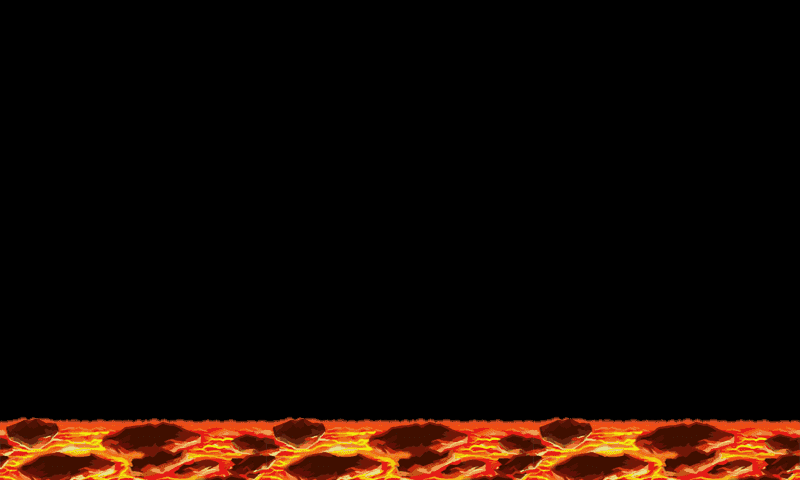

This game map was drawn from its Tiled (.tmx) file and the tilesets committed beside it. A one-line description and the trimmed map source follow:
An orthogonal 25x15 tile map with 32x32 px tiles, 1 tile layer (Lava).

<map version="1.0" orientation="orthogonal" renderorder="right-down" width="25" height="15" tilewidth="32" tileheight="32">
 <tileset firstgid="1" name="1_4_atlas" tilewidth="32" tileheight="32">
  <image source="1_4_atlas.png" width="1056" height="1024" />
 </tileset>
 <layer name="Lava" width="25" height="15">
  <data>[375 cells, 50 non-empty, 50 distinct tile ids]</data>
 </layer>
</map>
